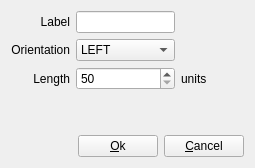
<?xml version="1.0" encoding="UTF-8"?>
<ui version="4.0">
 <class>PinEditForm</class>
 <widget class="QWidget" name="PinEditForm">
  <property name="geometry">
   <rect>
    <x>0</x>
    <y>0</y>
    <width>255</width>
    <height>168</height>
   </rect>
  </property>
  <property name="windowTitle">
   <string>Form</string>
  </property>
  <layout class="QGridLayout" name="gridLayout">
   <item row="4" column="0" colspan="4">
    <layout class="QHBoxLayout" name="horizontalLayout">
     <item>
      <spacer name="horizontalSpacer_2">
       <property name="orientation">
        <enum>Qt::Horizontal</enum>
       </property>
       <property name="sizeHint" stdset="0">
        <size>
         <width>40</width>
         <height>20</height>
        </size>
       </property>
      </spacer>
     </item>
     <item>
      <widget class="QPushButton" name="ok">
       <property name="text">
        <string>&amp;Ok</string>
       </property>
      </widget>
     </item>
     <item>
      <widget class="QPushButton" name="cancel">
       <property name="text">
        <string>&amp;Cancel</string>
       </property>
      </widget>
     </item>
    </layout>
   </item>
   <item row="3" column="1">
    <spacer name="verticalSpacer">
     <property name="orientation">
      <enum>Qt::Vertical</enum>
     </property>
     <property name="sizeHint" stdset="0">
      <size>
       <width>20</width>
       <height>40</height>
      </size>
     </property>
    </spacer>
   </item>
   <item row="0" column="0">
    <widget class="QLabel" name="label">
     <property name="text">
      <string>Label</string>
     </property>
     <property name="alignment">
      <set>Qt::AlignRight|Qt::AlignTrailing|Qt::AlignVCenter</set>
     </property>
    </widget>
   </item>
   <item row="0" column="1">
    <widget class="QLineEdit" name="pinLabel"/>
   </item>
   <item row="0" column="3">
    <spacer name="horizontalSpacer">
     <property name="orientation">
      <enum>Qt::Horizontal</enum>
     </property>
     <property name="sizeHint" stdset="0">
      <size>
       <width>40</width>
       <height>20</height>
      </size>
     </property>
    </spacer>
   </item>
   <item row="1" column="0">
    <widget class="QLabel" name="label_2">
     <property name="text">
      <string>Orientation</string>
     </property>
     <property name="alignment">
      <set>Qt::AlignRight|Qt::AlignTrailing|Qt::AlignVCenter</set>
     </property>
    </widget>
   </item>
   <item row="1" column="1">
    <widget class="QComboBox" name="pinOrientation">
     <item>
      <property name="text">
       <string>LEFT</string>
      </property>
     </item>
     <item>
      <property name="text">
       <string>DOWN</string>
      </property>
     </item>
     <item>
      <property name="text">
       <string>RIGHT</string>
      </property>
     </item>
     <item>
      <property name="text">
       <string>UP</string>
      </property>
     </item>
    </widget>
   </item>
   <item row="2" column="0">
    <widget class="QLabel" name="label_3">
     <property name="text">
      <string>Length</string>
     </property>
     <property name="alignment">
      <set>Qt::AlignRight|Qt::AlignTrailing|Qt::AlignVCenter</set>
     </property>
    </widget>
   </item>
   <item row="2" column="1">
    <widget class="QSpinBox" name="pinLength">
     <property name="minimum">
      <number>50</number>
     </property>
     <property name="maximum">
      <number>250</number>
     </property>
     <property name="singleStep">
      <number>25</number>
     </property>
    </widget>
   </item>
   <item row="2" column="2">
    <widget class="QLabel" name="label_4">
     <property name="text">
      <string>units</string>
     </property>
     <property name="alignment">
      <set>Qt::AlignLeading|Qt::AlignLeft|Qt::AlignVCenter</set>
     </property>
    </widget>
   </item>
  </layout>
 </widget>
 <resources/>
 <connections/>
</ui>
